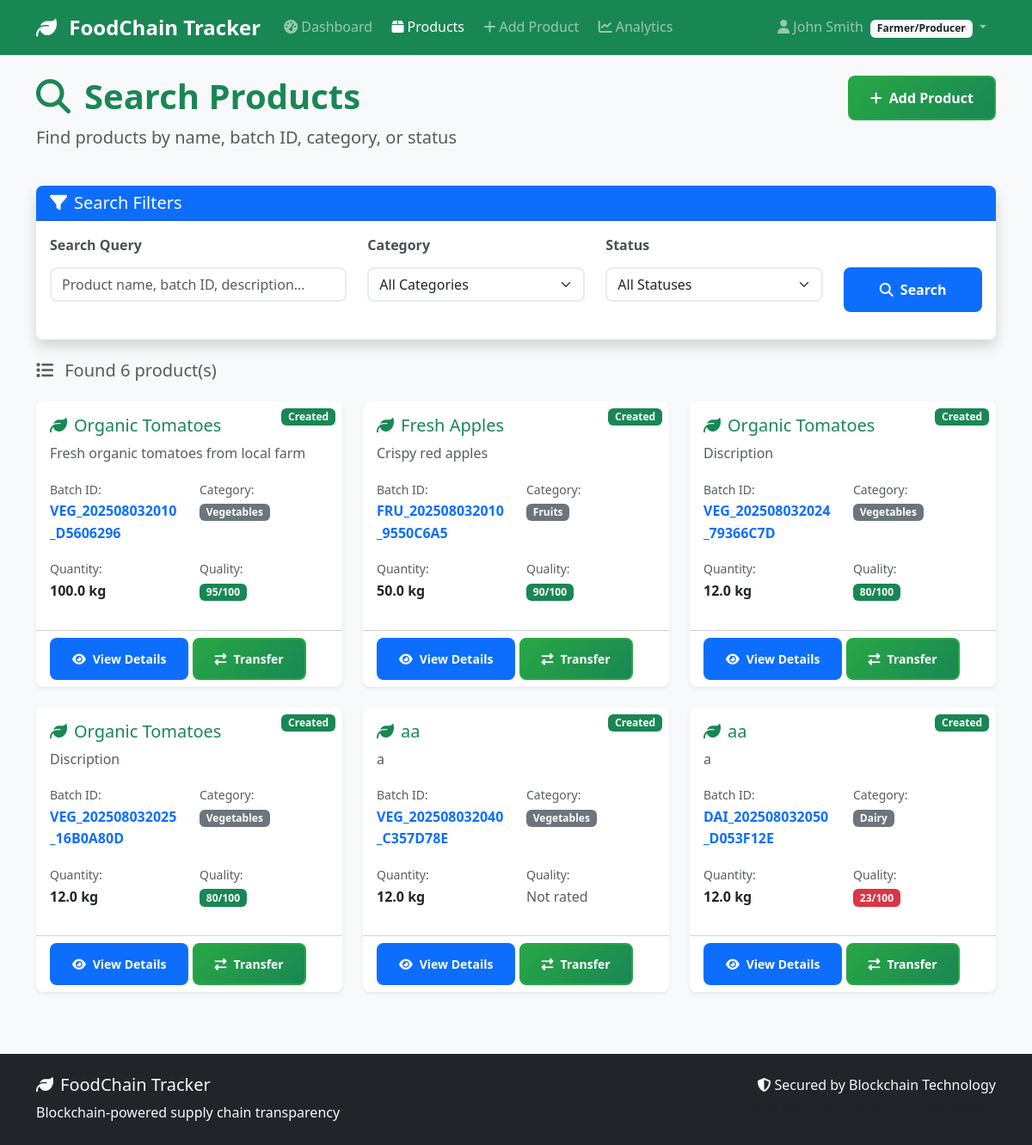
/products/search (signed in), run on an earlier commit of the app's database.
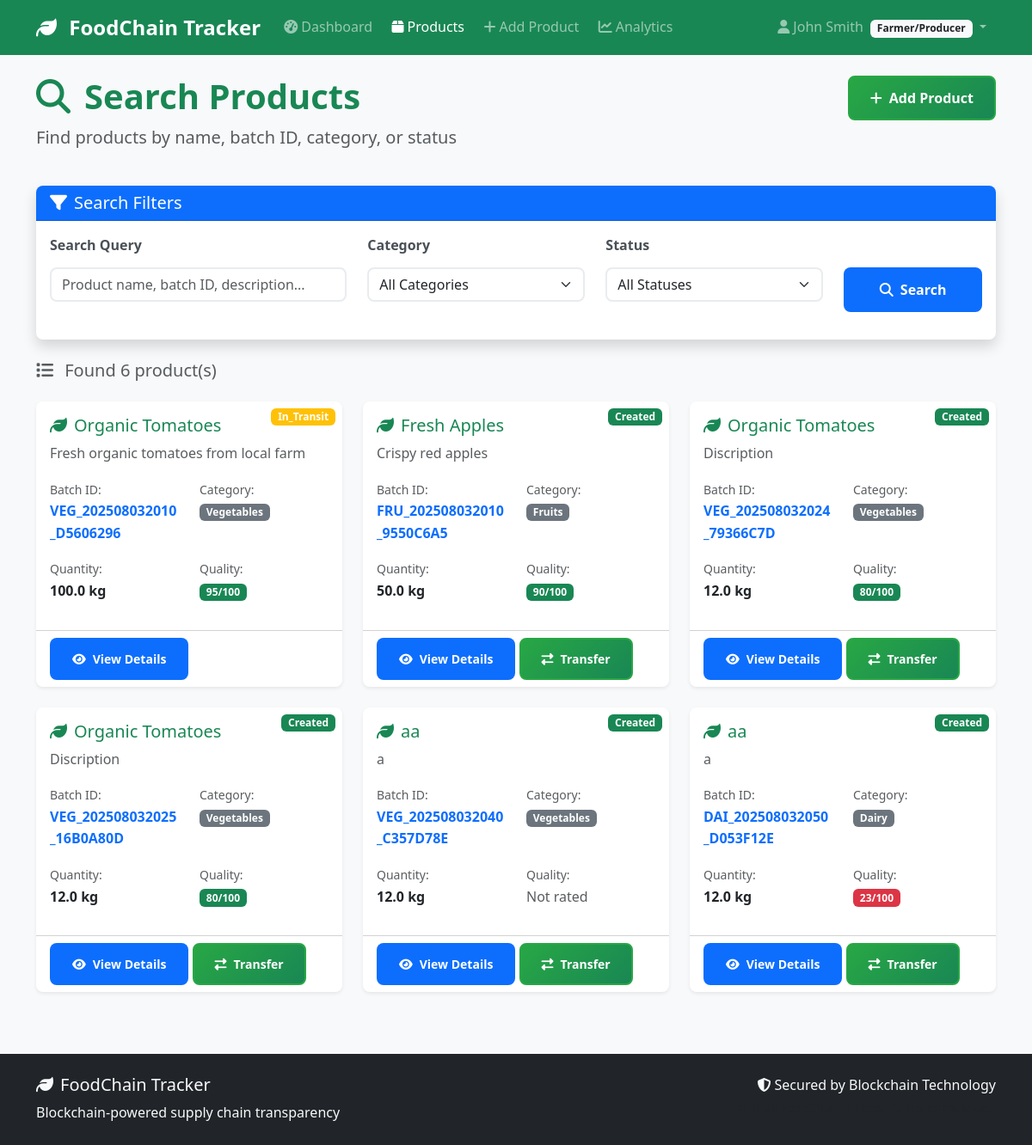
And on a later commit of the database.
### models/product.py (models this page shows, shortened)
class Product(db.Model):
    __tablename__ = 'products'
    id = db.Column(db.Integer, primary_key=True)
    batch_id = db.Column(db.String(50), unique=True, nullable=False)
    name = db.Column(db.String(100), nullable=False)
    category = db.Column(db.String(50), nullable=False)  # 'vegetables', 'fruits', 'grains', etc.
    description = db.Column(db.Text)
    quantity = db.Column(db.Float, nullable=False)  # Amount of product
    unit = db.Column(db.String(20), nullable=False)  # 'kg', 'tons', 'boxes', etc.
    quality_grade = db.Column(db.String(10))  # 'A', 'B', 'C', or custom grading
    quality_score = db.Column(db.Integer)  # 0-100 quality score
    origin_location = db.Column(db.String(200))  # Where product was produced
    harvest_date = db.Column(db.Date)
    expiry_date = db.Column(db.Date)
    current_location = db.Column(db.String(200))
    status = db.Column(db.String(50), default='created')  # 'created', 'in_transit', 'delivered', 'expired'
    temperature = db.Column(db.Float)  # Celsius
    humidity = db.Column(db.Float)     # Percentage
    pressure = db.Column(db.Float)     # For certain products
    created_by = db.Column(db.Integer, db.ForeignKey('users.id'), nullable=False)
    current_owner_id = db.Column(db.Integer, db.ForeignKey('users.id'), nullable=False)
    created_at = db.Column(db.DateTime, default=datetime.utcnow)
    updated_at = db.Column(db.DateTime, default=datetime.utcnow, onupdate=datetime.utcnow)
    current_owner = db.relationship('User', foreign_keys=[current_owner_id], backref='owned_products')
    transactions = db.relationship('Transaction', backref='product', lazy='dynamic', cascade='all, delete-orphan')

### routes/products.py (the view)
@products_bp.route('/search')
@login_required
def search_products():
    query = request.args.get('q', '')
    category = request.args.get('category', '')
    status = request.args.get('status', '')
    products_query = Product.query
    if query:
        products_query = products_query.filter(
            (Product.name.contains(query)) |
            (Product.batch_id.contains(query)) |
            (Product.description.contains(query))
        )
    if category:
        products_query = products_query.filter_by(category=category)
    if status:
        products_query = products_query.filter_by(status=status)
    if current_user.role == 'farmer':
        products_query = products_query.filter_by(created_by=current_user.id)
    elif current_user.role in ['distributor', 'retailer']:
        products_query = products_query.filter_by(current_owner_id=current_user.id)
    products = products_query.all()
    categories = db.session.query(Product.category.distinct()).all()
    statuses = db.session.query(Product.status.distinct()).all()
    return render_template('products/search.html',
                         products=products,
                         categories=[c[0] for c in categories],
                         statuses=[s[0] for s in statuses],
                         current_query=query,
                         current_category=category,
                         current_status=status)

### models/user.py (called while the page is built)
    def get_role_display(self):
        role_names = {
            'farmer': 'Farmer/Producer',
            'distributor': 'Distributor',
            'retailer': 'Retailer',
            'inspector': 'Inspector'
        }
        return role_names.get(self.role, self.role.title())

    def can_create_products(self):
        return self.role == 'farmer'

    def can_transfer_products(self):
        return self.role in ['farmer', 'distributor']

### templates/products/search.html (shortened to what the changed rows need)
{% extends "base.html" %}
{% block content %}
<div class="row mb-4">
    <div class="col-md-8">
        <h1 class="display-6 fw-bold text-success">
            <i class="fas fa-search me-3"></i>Search Products
        </h1>
    </div>
</div>
{% if products %}
    <div class="row">
        {% for product in products %}
            <div class="col-lg-4 col-md-6 mb-4">
                <div class="card h-100 shadow-sm">
                    <div class="position-relative">
                        <span class="position-absolute top-0 end-0 m-2 badge bg-{{ 'success' if product.status == 'created' else 'warning' if product.status == 'in_transit' else 'info' if product.status == 'delivered' else 'danger' }}">
                            {{ product.status.title() }}
                        </span>
                    </div>
                    <div class="card-body">
                        <h5 class="card-title text-success">
                            <i class="fas fa-leaf me-2"></i>{{ product.name }}
                        </h5>
                        <p class="card-text text-muted">{{ product.description[:100] if product.description else 'No description' }}{% if product.description and product.description|length > 100 %}...{% endif %}</p>
                        <div class="row mb-3">
                            <div class="col-6">
                                <small class="text-muted">Batch ID:</small><br>
                                <strong class="text-primary">{{ product.batch_id }}</strong>
                            </div>
                            <div class="col-6">
                                <small class="text-muted">Category:</small><br>
                                <span class="badge bg-secondary">{{ product.category.title() }}</span>
                            </div>
                        </div>
                        <div class="row mb-3">
                            <div class="col-6">
                                <small class="text-muted">Quantity:</small><br>
                                <strong>{{ product.quantity }} {{ product.unit }}</strong>
                            </div>
                            <div class="col-6">
                                <small class="text-muted">Quality:</small><br>
                                {% if product.quality_score %}
                                    <span class="badge bg-{{ 'success' if product.quality_score >= 80 else 'warning' if product.quality_score >= 60 else 'danger' }}">
                                        {{ product.quality_score }}/100
                                    </span>
                                {% else %}
                                    <span class="text-muted">Not rated</span>
                                {% endif %}
                            </div>
                        </div>
                    </div>
                    <div class="card-footer bg-transparent">
                        <a href="{{ url_for('products.view_product', id=product.id) }}" class="btn btn-primary btn-sm">
                            <i class="fas fa-eye me-2"></i>View Details
                        </a>
                        {% if current_user.id == product.current_owner_id and current_user.can_transfer_products() %}
                            <a href="{{ url_for('products.transfer_product', id=product.id) }}" class="btn btn-success btn-sm">
                                <i class="fas fa-exchange-alt me-2"></i>Transfer
                            </a>
                        {% endif %}
                    </div>
                </div>
            </div>
        {% endfor %}
    </div>
{% endif %}
{% endblock %}

What changed in the data, as far as the page shows it:
changed Product "Fresh organic tomatoes from local farm": status "Created" → "In_Transit"; no longer shows "Transfer"
